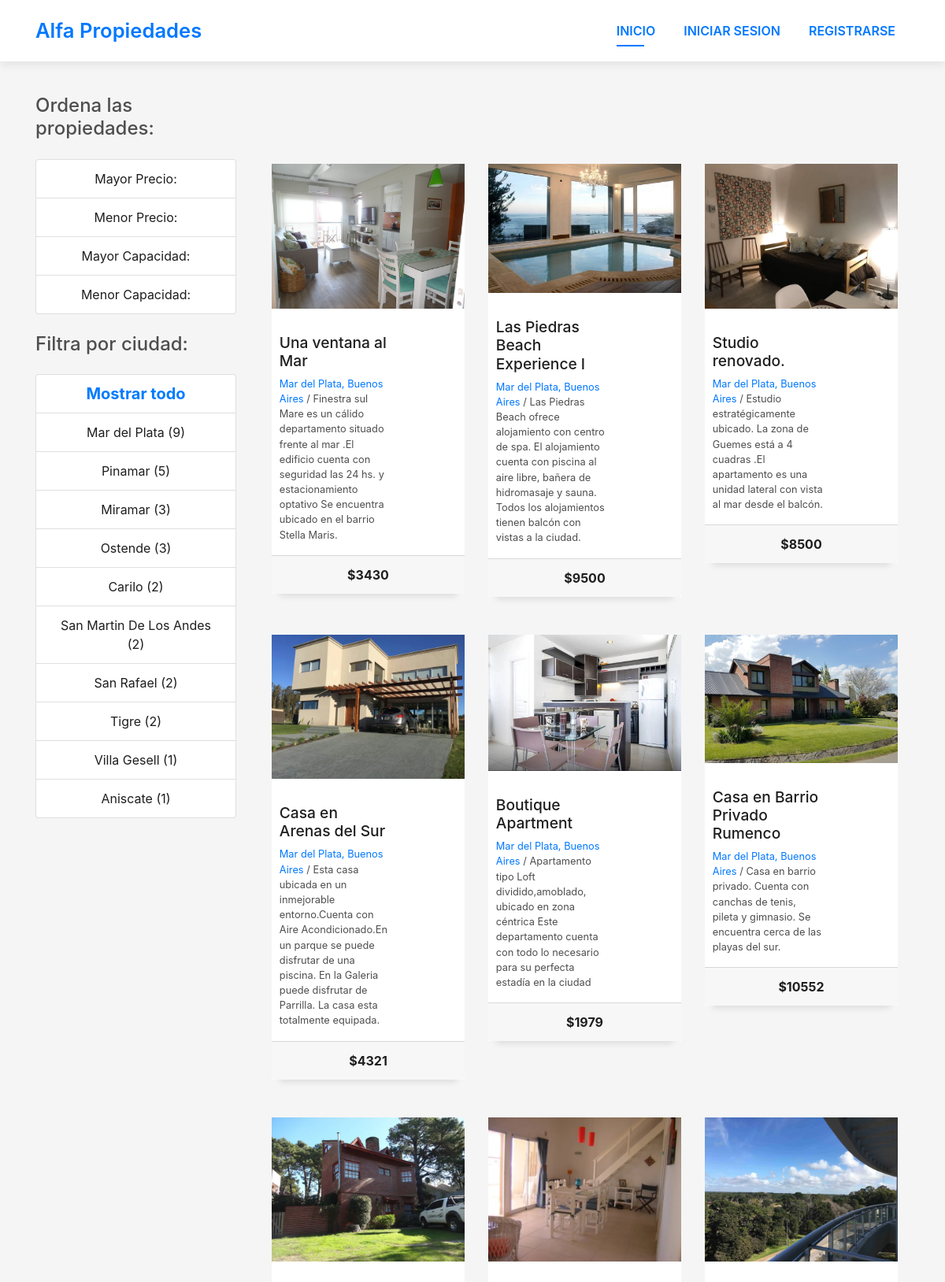
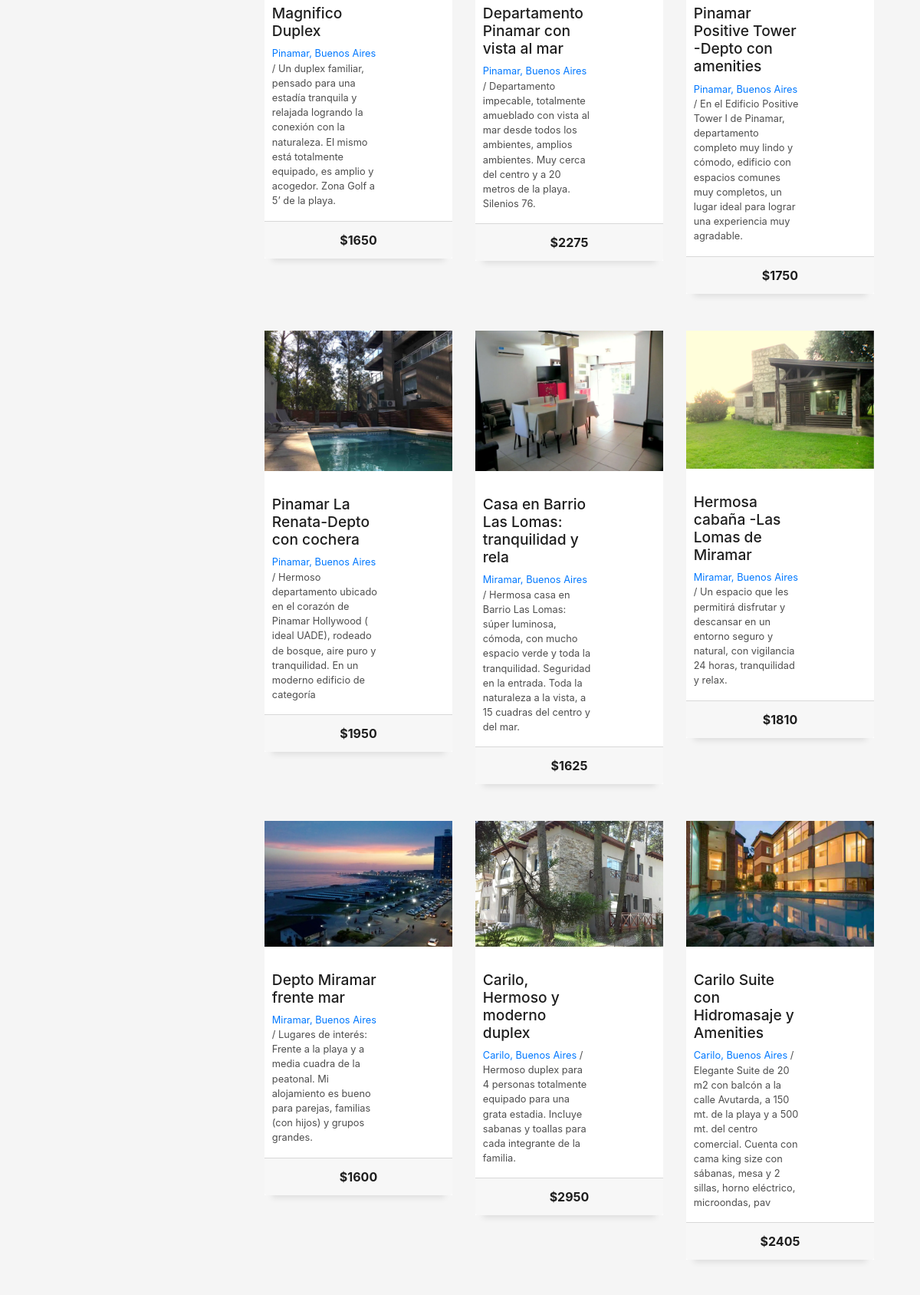
The page / (upper part) on the database its author committed (2 pictures, top to bottom).
### rent/models.py (models this page shows, shortened)
class City(models.Model):
    name = models.CharField(max_length=45)
    province = models.CharField(max_length=45)
    class Meta:
        verbose_name_plural = 'Ciudades'
    def __str__(self):
        return self.name

class Property(models.Model):
    name = models.CharField(max_length=45)
    description = models.CharField(max_length=200)
    price = models.IntegerField()
    capacity = models.IntegerField()
    city = models.ForeignKey(City, null=True, on_delete=models.SET_NULL)
    owner = models.ForeignKey(User, null=False, on_delete=models.SET('null'))
    image = models.ImageField(upload_to='rent/img/', null=True)
    class Meta:
        verbose_name_plural = 'Propiedades'

### rent/views.py (the view)
# urls.py: 2. Add a URL to urlpatterns:  path('', views.home, name='home')
def home(request, city_id=''):
    order_type = ''
    if city_id:
        city = City.objects.get(id=city_id)
    else:
        city = False
    if request.GET:
        order_type = request.GET['orderby']
    if order_type:
        if order_type == 'higher_price':
            propiedades_list = Property.objects.all().order_by('-price')
        elif order_type == 'lower_price':
            propiedades_list = Property.objects.all().order_by('price')
        elif order_type == 'higher_capacity':
            propiedades_list = Property.objects.all().order_by('-capacity')
        else:
            propiedades_list = Property.objects.all().order_by('capacity')
    else:
        propiedades_list = Property.objects.all()
    ciudades_list = City.objects.all()
    propiedades_por_ciudad = Property.objects.values('city').annotate(city_count=Count('city')).order_by(
        '-city_count')
    return render(request, "rent/home.html", {'propiedades_list': propiedades_list,
                                                            'ciudades_list': ciudades_list, 'root': ROOT_DIR,
                                                            'propiedades_por_ciudad': propiedades_por_ciudad,
                                                            'city': city})

### rent/templates/rent/home.html (shortened to what this page needs)
{% extends "./basictemplate.html" %}
{% block content %}
<br><br>
<div class="container mt-5">
  <div class="row">
    <div class="col-lg-3">
      <p class="h4 my-4">Ordena las propiedades:</p>
      <div class="list-group text-center">
        <a href="{{request.path}}?orderby=higher_price" class="list-group-item">Mayor Precio:</a>
        <a href="{{request.path}}?orderby=lower_price" class="list-group-item">Menor Precio:</a>
        <a href="{{request.path}}?orderby=higher_capacity" class="list-group-item">Mayor Capacidad:</a>
        <a href="{{request.path}}?orderby=lower_capacity" class="list-group-item">Menor Capacidad:</a>
      </div>
      <p class="h4 my-4">Filtra por ciudad:</p>
      <div class="list-group text-center">
        <a href="/" class="list-group-item h5 text-primary"><strong>Mostrar todo</strong></a>
        {% for ppt in propiedades_por_ciudad %}
        {% for ciudad in ciudades_list %}
        {% if ppt.city == ciudad.id %}
        <a href="/city/{{ciudad.id}}" class="list-group-item">{{ ciudad.name }} ({{ ppt.city_count }})</a>
        {% endif %}
        {% endfor %}
        {% endfor %}
      </div>
    </div>
    <div class="col-lg-9">
      <section id="work" class="portfolio-mf sect-pt4 route">
        <div class="container">
          {% if city %}
          <div class="row">
            {% for propiedad in propiedades_list %}
            {% if propiedad.city == city %}
            <div class="col-md-4">
              <div class="work-box">
                <a href="/property/{{ propiedad.id }}">
                  {% if propiedad.image %}
                  <div class="work-img">
                    <img src="{{ propiedad.image.url }}" alt="" class="img-fluid">
                    {% else %}
                    <img class="card-img-top" src="http://placehold.it/900x350" alt="Imagen_no_disponible">
                    {% endif %}
                  </div>
                  <div class="work-content">
                    <div class="row">
                      <div class="col-sm-8">
                        <h2 class="w-title">{{ propiedad.name }}</h2>
                        <div class="w-more">
                          <span class="w-ctegory">{{propiedad.city}}, {{propiedad.city.province}}</span> / <span
                            class="w-date">{{propiedad.description}}</span>
                        </div>
                      </div>
                    </div>
                  </div>
                  <div class="card-footer">
                    <p class="card-text text-center"><strong>${{propiedad.price}}</strong></p>
                  </div>
                </a>
              </div>
            </div>
            {% endif %}
            {% empty %}
            <h5>No articles yet.</h5>
            {% endfor %}
          </div>
          {% else %}
          <div class="row">
            {% for propiedad in propiedades_list %}
            <div class="col-md-4">
              <div class="work-box">
                <a href="/property/{{ propiedad.id }}">
                  {% if propiedad.image %}
                  <div class="work-img">
                    <img src="{{ propiedad.image.url }}" alt="" class="img-fluid">
                    {% else %}
                    <img class="card-img-top" src="http://placehold.it/900x350" alt="Imagen_no_disponible">
                    {% endif %}
                  </div>
                  <div class="work-content">
                    <div class="row">
                      <div class="col-sm-8">
                        <h2 class="w-title">{{ propiedad.name }}</h2>
                        <div class="w-more">
                          <span class="w-ctegory">{{propiedad.city}}, {{propiedad.city.province}}</span> / <span
                            class="w-date">{{propiedad.description}}</span>
                        </div>
                      </div>
                    </div>
                  </div>
                  <div class="card-footer">
                    <p class="card-text text-center"><strong>${{propiedad.price}}</strong></p>
                  </div>
                </a>
              </div>
            </div>
            {% empty %}
            <h5>No articles yet.</h5>
            {% endfor %}
          </div>
          {% endif %}
        </div>
      </section>
    </div>
  </div>
</div>
{% endblock %}

### rent/static/rent/css/style.css (style rules this page uses)
body { background-color: #f5f5f5; color: #4e4e4e; }
h1, h2, h3, h4, h5, h6 { color: #1e1e1e; }
a { color: #1e1e1e; transition: all 0.5s ease-in-out; }
.box-shadow, .paralax-mf, .service-box, .work-box, .card-blog { box-shadow: 0 13px 8px -10px rgba(0, 0, 0, 0.1); }
.sect-pt4 { padding-top: 4rem; }
.work-box { margin-bottom: 3rem; -webkit-backface-visibility: hidden; backface-visibility: hidden; background-color: #fff; }
.work-img { display: block; overflow: hidden; }
.work-img img { transition: all 1s; }
.work-content { padding: 2rem 3% 1rem 4%; }
.work-content .w-more { color: #4e4e4e; font-size: .8rem; }
.work-content .w-more .w-ctegory { color: #0078ff; }
.w-title { font-size: 1.2rem; }

### rows shown on the page
City: name "Mar del Plata", city_count "9"
City: name "Pinamar", city_count "5"
City: name "Miramar", city_count "3"
City: name "Ostende", city_count "3"
City: name "Carilo", city_count "2"
City: name "San Martin De Los Andes", city_count "2"
City: name "San Rafael", city_count "2"
City: name "Tigre", city_count "2"
City: name "Villa Gesell", city_count "1"
City: name "Aniscate", city_count "1"
Property: image (picture), name "Una ventana al Mar", city "Mar del Plata", city.province "Buenos Aires", description "Finestra sul Mare es un cálido departamento situado frente al mar .El edificio cuenta con seguridad las 24 hs. y estacionamiento optativo Se encuentra ubicado en el barrio Stella Maris.", price "3430"
Property: image (picture), name "Las Piedras Beach Experience I", city "Mar del Plata", city.province "Buenos Aires", description "Las Piedras Beach ofrece alojamiento con centro de spa. El alojamiento cuenta con piscina al aire libre, bañera de hidromasaje y sauna. Todos los alojamientos tienen balcón con vistas a la ciudad.", price "9500"
Property: image (picture), name "Studio renovado.", city "Mar del Plata", city.province "Buenos Aires", description "Estudio estratégicamente ubicado. La zona de Guemes está a 4 cuadras .El apartamento es una unidad lateral con vista al mar desde el balcón.", price "8500"
Property: image (picture), name "Casa en Arenas del Sur", city "Mar del Plata", city.province "Buenos Aires", description "Esta casa ubicada en un inmejorable entorno.Cuenta con Aire Acondicionado.En un parque se puede disfrutar de una piscina. En la Galeria puede disfrutar de Parrilla. La casa esta totalmente equipada.", price "4321"
Property: image (picture), name "Boutique Apartment", city "Mar del Plata", city.province "Buenos Aires", description "Apartamento tipo Loft dividido,amoblado, ubicado en zona céntrica Este departamento cuenta con todo lo necesario para su perfecta estadía en la ciudad", price "1979"
Property: image (picture), name "Casa en Barrio Privado Rumenco", city "Mar del Plata", city.province "Buenos Aires", description "Casa en barrio privado. Cuenta con canchas de tenis, pileta y gimnasio. Se encuentra cerca de las playas del sur.", price "10552"
Property: image (picture), name "Magnifico Duplex", city "Pinamar", city.province "Buenos Aires", description "Un duplex familiar, pensado para una estadía tranquila y relajada logrando la conexión con la naturaleza. El mismo está totalmente equipado, es amplio y acogedor. Zona Golf a 5’ de la playa.", price "1650"
Property: image (picture), name "Departamento Pinamar con vista al mar", city "Pinamar", city.province "Buenos Aires", description "Departamento impecable, totalmente amueblado con vista al mar desde todos los ambientes, amplios ambientes. Muy cerca del centro y a 20 metros de la playa. Silenios 76.", price "2275"
Property: image (picture), name "Pinamar Positive Tower -Depto con amenities", city "Pinamar", city.province "Buenos Aires", description "En el Edificio Positive Tower I de Pinamar, departamento completo muy lindo y cómodo, edificio con espacios comunes muy completos, un lugar ideal para lograr una experiencia muy agradable.", price "1750"
Property: image (picture), name "Pinamar La Renata-Depto con cochera", city "Pinamar", city.province "Buenos Aires", description "Hermoso departamento ubicado en el corazón de Pinamar Hollywood ( ideal UADE), rodeado de bosque, aire puro y tranquilidad. En un moderno edificio de categoría", price "1950"
Property: image (picture), name "Casa en Barrio Las Lomas: tranquilidad y rela", city "Miramar", city.province "Buenos Aires", description "Hermosa casa en Barrio Las Lomas: súper luminosa, cómoda, con mucho espacio verde y toda la tranquilidad. Seguridad en la entrada. Toda la naturaleza a la vista, a 15 cuadras del centro y del mar.", price "1625"
Property: image (picture), name "Hermosa cabaña -Las Lomas de Miramar", city "Miramar", city.province "Buenos Aires", description "Un espacio que les permitirá disfrutar y descansar en un entorno seguro y natural, con vigilancia 24 horas, tranquilidad y relax.", price "1810"
Property: image (picture), name "Depto Miramar frente mar", city "Miramar", city.province "Buenos Aires", description "Lugares de interés: Frente a la playa y a media cuadra de la peatonal. Mi alojamiento es bueno para parejas, familias (con hijos) y grupos grandes.", price "1600"
Property: image (picture), name "Carilo, Hermoso y moderno duplex", city "Carilo", city.province "Buenos Aires", description "Hermoso duplex para 4 personas totalmente equipado para una grata estadia. Incluye sabanas y toallas para cada integrante de la familia.", price "2950"
Property: image (picture), name "Carilo Suite con Hidromasaje y Amenities", city "Carilo", city.province "Buenos Aires", description "Elegante Suite de 20 m2 con balcón a la calle Avutarda, a 150 mt. de la playa y a 500 mt. del centro comercial. Cuenta con cama king size con sábanas, mesa y 2 sillas, horno eléctrico, microondas, pav", price "2405"
